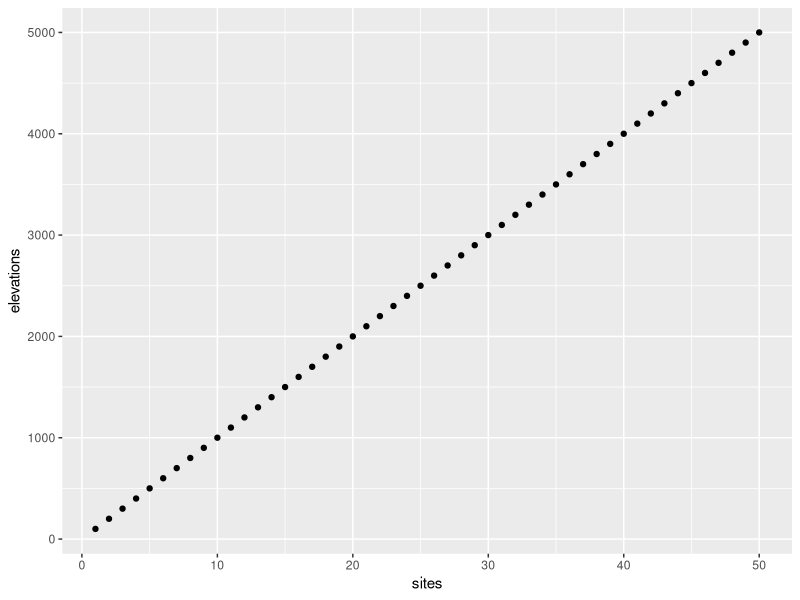
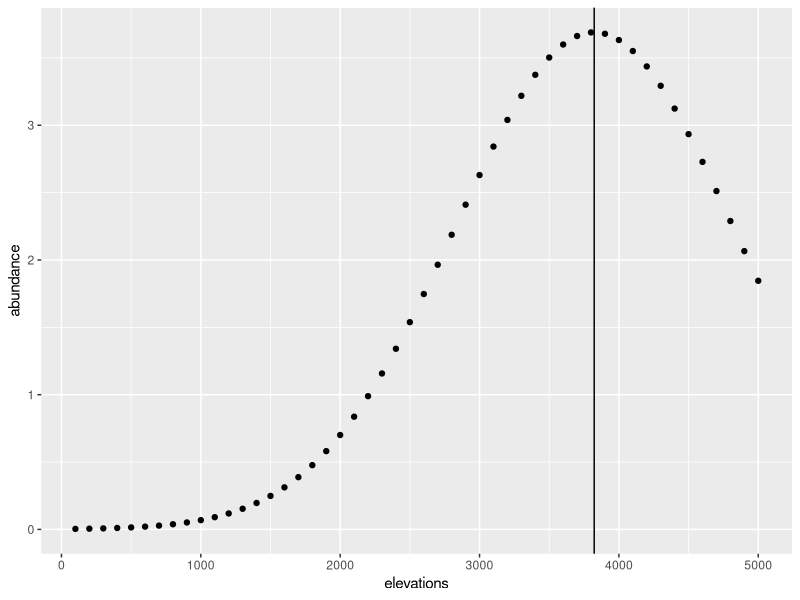
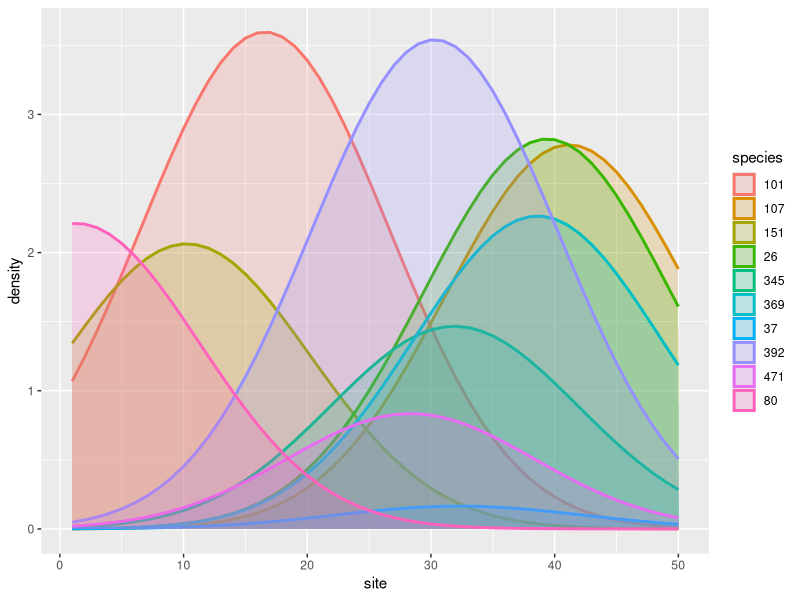
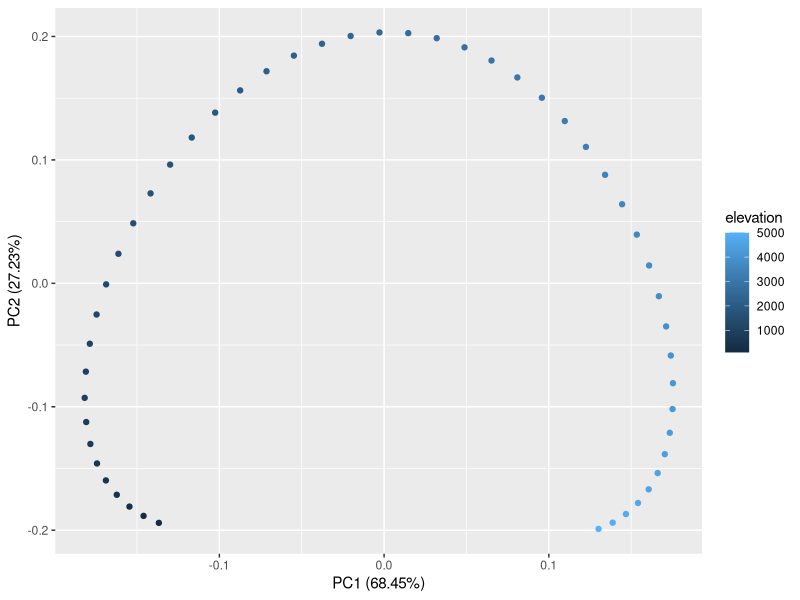
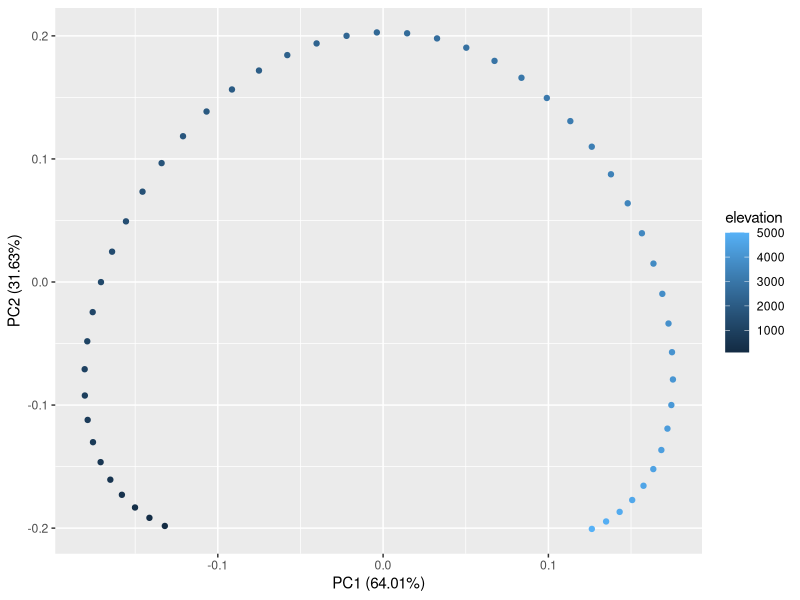
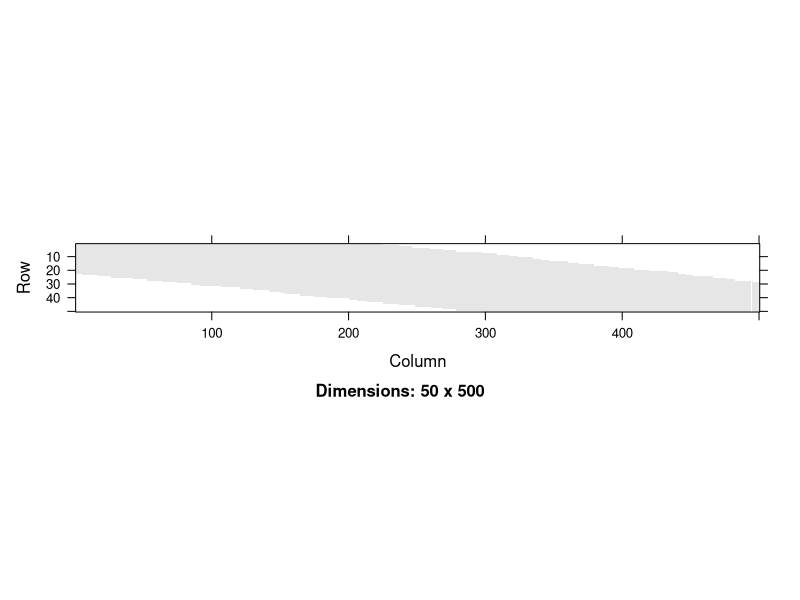
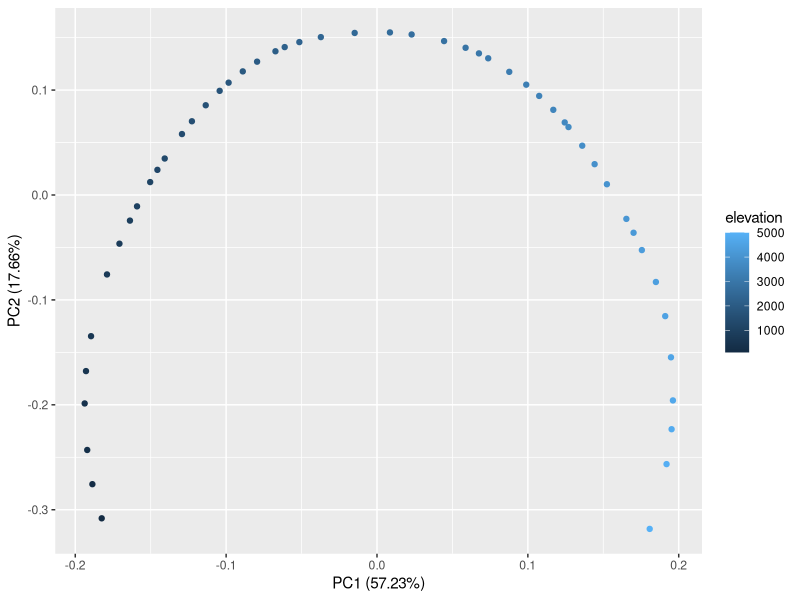
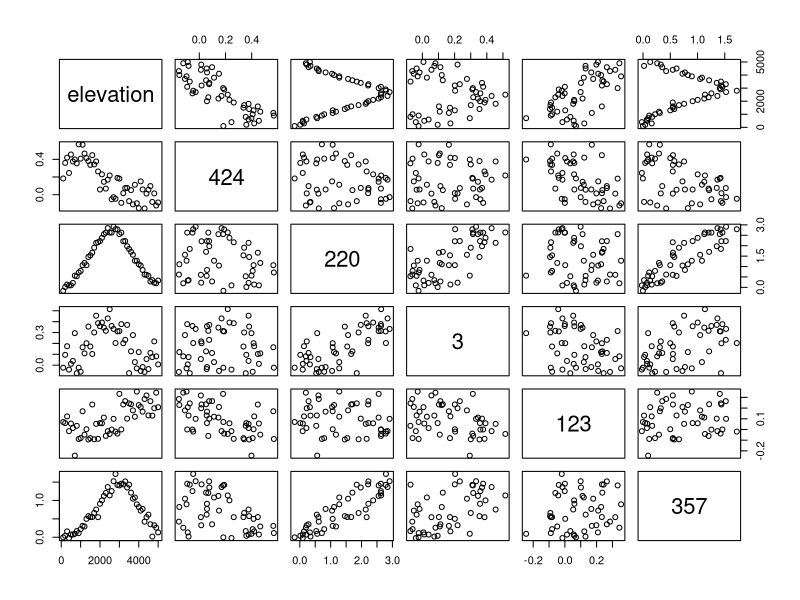

R code for these plots, in order:
## ---- chunk 1
knitr::opts_chunk$set(echo = TRUE,
                      fig.align = "center")
## ---- chunk 2
library(tidyverse)
library(ggfortify)
library(Matrix)
## ---- chunk 3

m <- 50 # number of sites (evenly spaced) 
n <- 500 # number of species

sites <- (1:m)
elevations <- 100 * sites

# Plot elevation by site (linear gradient)
ggplot(data.frame(cbind(sites, elevations))) + 
  aes(x = sites, y = elevations) + 
  geom_point()

## ---- chunk 4

# A rough biogeographic model: Gaussian distributions with uniformly chosen optima

species.optimum <- runif(n = n, min = min(elevations), max = max(elevations)) # uniformly sample altitudinal optima
species.tolerance <- rep(1000, n) # species "tolerances" (standard deviations)
species.maxabun <- runif(n = n, min = 1, max = 10000) # "amplitude" of species abundances

# Plot an example species response to altitude
example.species <- cbind(elevations, abundance = species.maxabun[1] * dnorm(elevations, species.optimum[1], species.tolerance[1]))

ggplot(data.frame(example.species)) + 
  aes(x = elevations, y = abundance) + 
  geom_point() + 
  geom_vline(xintercept = species.optimum[1])

## ---- chunk 5

observations <- data.frame() # our empty field notebook

for (i in 1:m){
  
  # simulate a hike up the mountain-side -- at each site, we record the species abundances
  
  new.row <- species.maxabun * dnorm(x = elevations[i], mean = species.optimum, sd = species.tolerance)
  observations <- rbind(observations, new.row)
}

data <- cbind(sites, elevations, observations) # process the data a bit
colnames(data) <- c("site", "elevation", (1:n))
data.tidy <- gather(data, key = species, value = density, -c(site, elevation))

# Plot some of the "geographic" pattern
data.tidy %>% filter(species %in% sample(1:n, size = 10)) %>% # randomly select only a few species for clarity
  ggplot() + 
  aes(x = site, y = density, group = species, fill = species, colour = species) + 
  geom_area(position = "identity", alpha = 0.2, size = 1)

## ---- chunk 6

just.data <- data[, -c(1,2)] # use only the species abundances for PCA

pca.out <- prcomp(just.data)
autoplot(pca.out, data = data, colour = "elevation") # PCA biplot, colored by elevation of the site

pca.out <- prcomp(just.data, scale = TRUE) # Just for fun, let's see what happens when we scale
autoplot(pca.out, data = data, colour = "elevation")

## ---- chunk 7

threshold.mat <- 0.1 * matrix(apply(just.data, 2, max), nrow = m, ncol = n, byrow = TRUE) # matrix of thresholds
presence.absence <- (just.data > threshold.mat) * 1 # ``binarize'' data

# If we examine the (sorted) presence/absence data, we can see that species inhabit "intervals" along the gradient
presence.absence <- presence.absence[, order(species.optimum)] 
image(Matrix(presence.absence))

pca.out <- prcomp(presence.absence, scale = TRUE)
autoplot(pca.out, data = data, colour = "elevation")

## ---- chunk 8

noisy.spps <- data[, sample(1:n, 5)] + matrix(rnorm(5 * m, 0, 0.1), nrow = m) # some random species

pairs(cbind(elevation = data[, 2], noisy.spps)) # Sidenote: "pairs" can be a useful function for exploratory analysis 
## ---- chunk 9

middle.50.percent <- ((m / 4):((3 * m) / 4)) # take only sites from the middle of our gradient
random.50.percent <- sample(1:m, m/2) # take an equal number of sites selected at random

pca.out <- prcomp(just.data[middle.50.percent, ])
autoplot(pca.out, data = data[middle.50.percent, ], colour = "elevation")

pca.out <- prcomp(just.data[random.50.percent, ])
autoplot(pca.out, data = data[random.50.percent, ], colour = "elevation")

## ---- chunk 10

pca.out <- prcomp(just.data)

# order the variables (species) by optimal elevation
sorted.PCs <- pca.out$rotation[order(species.optimum), 1:4]
tidy.PCs <- gather(data.frame(sorted.PCs))
PCs <- cbind(tidy.PCs, spp = rep(1:500, 4), abundance = species.maxabun[order(species.optimum)])

# plot the first few PCs vs species (these are often called "loadings")
ggplot(PCs) + 
  aes(x = spp, y = value, color = abundance) + # color points by species abundance (we see a clear effect of not scaling)
  geom_point() + 
  facet_grid(. ~ key)

## ---- chunk 11

# Scaled version

pca.out <- prcomp(just.data, scale = TRUE)

sorted.PCs <- pca.out$rotation[order(species.optimum), 1:4]
tidy.PCs <- gather(data.frame(sorted.PCs))
PCs <- cbind(tidy.PCs, spp = rep(1:500, 4), abundance = species.maxabun[order(species.optimum)])

ggplot(PCs) + 
  aes(x = spp, y = value, color = abundance) + 
  geom_point() + 
  facet_grid(. ~ key)
